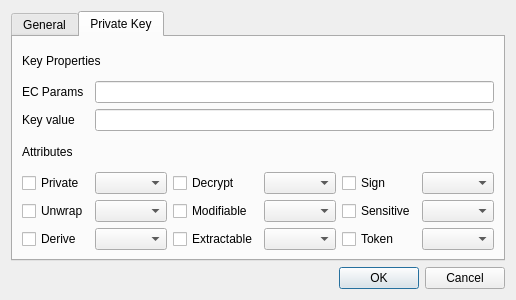
<?xml version="1.0" encoding="UTF-8"?>
<ui version="4.0">
 <class>GenECPriKeyDlg</class>
 <widget class="QDialog" name="GenECPriKeyDlg">
  <property name="geometry">
   <rect>
    <x>0</x>
    <y>0</y>
    <width>400</width>
    <height>300</height>
   </rect>
  </property>
  <property name="windowTitle">
   <string>Dialog</string>
  </property>
  <layout class="QVBoxLayout" name="verticalLayout">
   <item>
    <widget class="QTabWidget" name="tabWidget">
     <property name="currentIndex">
      <number>1</number>
     </property>
     <widget class="QWidget" name="tab">
      <attribute name="title">
       <string>General</string>
      </attribute>
      <layout class="QGridLayout" name="gridLayout">
       <item row="3" column="0">
        <widget class="QLabel" name="label_3">
         <property name="text">
          <string>Slot ID</string>
         </property>
        </widget>
       </item>
       <item row="4" column="1" colspan="5">
        <widget class="QLineEdit" name="lineEdit_4"/>
       </item>
       <item row="3" column="1">
        <widget class="QLineEdit" name="lineEdit"/>
       </item>
       <item row="6" column="0">
        <widget class="QLabel" name="label_6">
         <property name="text">
          <string>ID</string>
         </property>
        </widget>
       </item>
       <item row="3" column="3">
        <widget class="QLineEdit" name="lineEdit_2"/>
       </item>
       <item row="2" column="0">
        <widget class="QLabel" name="label_2">
         <property name="text">
          <string>Slot status</string>
         </property>
        </widget>
       </item>
       <item row="5" column="1" colspan="5">
        <widget class="QLineEdit" name="lineEdit_5"/>
       </item>
       <item row="6" column="1" colspan="5">
        <widget class="QLineEdit" name="lineEdit_6"/>
       </item>
       <item row="5" column="0">
        <widget class="QLabel" name="label_5">
         <property name="text">
          <string>Subject</string>
         </property>
        </widget>
       </item>
       <item row="3" column="2">
        <widget class="QLabel" name="label_7">
         <property name="text">
          <string>Session Handle</string>
         </property>
        </widget>
       </item>
       <item row="0" column="0">
        <widget class="QLabel" name="label">
         <property name="text">
          <string>Slot list</string>
         </property>
        </widget>
       </item>
       <item row="3" column="4">
        <widget class="QLabel" name="label_8">
         <property name="text">
          <string>Login</string>
         </property>
        </widget>
       </item>
       <item row="3" column="5">
        <widget class="QLineEdit" name="lineEdit_3"/>
       </item>
       <item row="4" column="0">
        <widget class="QLabel" name="label_4">
         <property name="text">
          <string>Label</string>
         </property>
        </widget>
       </item>
       <item row="1" column="0" colspan="6">
        <widget class="QComboBox" name="comboBox"/>
       </item>
       <item row="7" column="1">
        <spacer name="verticalSpacer">
         <property name="orientation">
          <enum>Qt::Vertical</enum>
         </property>
         <property name="sizeHint" stdset="0">
          <size>
           <width>20</width>
           <height>40</height>
          </size>
         </property>
        </spacer>
       </item>
      </layout>
     </widget>
     <widget class="QWidget" name="tab_2">
      <attribute name="title">
       <string>Private Key</string>
      </attribute>
      <layout class="QGridLayout" name="gridLayout_2">
       <item row="3" column="0">
        <widget class="QLabel" name="label_12">
         <property name="text">
          <string>Attributes</string>
         </property>
        </widget>
       </item>
       <item row="5" column="0">
        <widget class="QCheckBox" name="checkBox_2">
         <property name="text">
          <string>Unwrap</string>
         </property>
        </widget>
       </item>
       <item row="4" column="4">
        <widget class="QCheckBox" name="checkBox_5">
         <property name="text">
          <string>Sign</string>
         </property>
        </widget>
       </item>
       <item row="2" column="0">
        <widget class="QLabel" name="label_11">
         <property name="text">
          <string>Key value</string>
         </property>
        </widget>
       </item>
       <item row="4" column="1">
        <widget class="QComboBox" name="comboBox_2"/>
       </item>
       <item row="4" column="3">
        <widget class="QComboBox" name="comboBox_3"/>
       </item>
       <item row="6" column="0">
        <widget class="QCheckBox" name="checkBox_3">
         <property name="text">
          <string>Derive</string>
         </property>
        </widget>
       </item>
       <item row="4" column="0">
        <widget class="QCheckBox" name="checkBox">
         <property name="text">
          <string>Private</string>
         </property>
        </widget>
       </item>
       <item row="1" column="0">
        <widget class="QLabel" name="label_10">
         <property name="text">
          <string>EC Params</string>
         </property>
        </widget>
       </item>
       <item row="4" column="2">
        <widget class="QCheckBox" name="checkBox_4">
         <property name="text">
          <string>Decrypt</string>
         </property>
        </widget>
       </item>
       <item row="4" column="5">
        <widget class="QComboBox" name="comboBox_4"/>
       </item>
       <item row="5" column="1">
        <widget class="QComboBox" name="comboBox_5"/>
       </item>
       <item row="6" column="1">
        <widget class="QComboBox" name="comboBox_6"/>
       </item>
       <item row="5" column="3">
        <widget class="QComboBox" name="comboBox_7"/>
       </item>
       <item row="6" column="3">
        <widget class="QComboBox" name="comboBox_8"/>
       </item>
       <item row="5" column="5">
        <widget class="QComboBox" name="comboBox_9"/>
       </item>
       <item row="6" column="5">
        <widget class="QComboBox" name="comboBox_10"/>
       </item>
       <item row="5" column="2">
        <widget class="QCheckBox" name="checkBox_6">
         <property name="text">
          <string>Modifiable</string>
         </property>
        </widget>
       </item>
       <item row="6" column="2">
        <widget class="QCheckBox" name="checkBox_7">
         <property name="text">
          <string>Extractable</string>
         </property>
        </widget>
       </item>
       <item row="5" column="4">
        <widget class="QCheckBox" name="checkBox_8">
         <property name="text">
          <string>Sensitive</string>
         </property>
        </widget>
       </item>
       <item row="6" column="4">
        <widget class="QCheckBox" name="checkBox_9">
         <property name="text">
          <string>Token</string>
         </property>
        </widget>
       </item>
       <item row="1" column="1" colspan="5">
        <widget class="QLineEdit" name="lineEdit_7"/>
       </item>
       <item row="2" column="1" colspan="5">
        <widget class="QLineEdit" name="lineEdit_8"/>
       </item>
       <item row="0" column="0" colspan="2">
        <widget class="QLabel" name="label_9">
         <property name="text">
          <string>Key Properties</string>
         </property>
        </widget>
       </item>
      </layout>
     </widget>
    </widget>
   </item>
   <item>
    <widget class="QDialogButtonBox" name="buttonBox">
     <property name="orientation">
      <enum>Qt::Horizontal</enum>
     </property>
     <property name="standardButtons">
      <set>QDialogButtonBox::Cancel|QDialogButtonBox::Ok</set>
     </property>
    </widget>
   </item>
  </layout>
 </widget>
 <resources/>
 <connections>
  <connection>
   <sender>buttonBox</sender>
   <signal>accepted()</signal>
   <receiver>GenECPriKeyDlg</receiver>
   <slot>accept()</slot>
   <hints>
    <hint type="sourcelabel">
     <x>248</x>
     <y>254</y>
    </hint>
    <hint type="destinationlabel">
     <x>157</x>
     <y>274</y>
    </hint>
   </hints>
  </connection>
  <connection>
   <sender>buttonBox</sender>
   <signal>rejected()</signal>
   <receiver>GenECPriKeyDlg</receiver>
   <slot>reject()</slot>
   <hints>
    <hint type="sourcelabel">
     <x>316</x>
     <y>260</y>
    </hint>
    <hint type="destinationlabel">
     <x>286</x>
     <y>274</y>
    </hint>
   </hints>
  </connection>
 </connections>
</ui>
